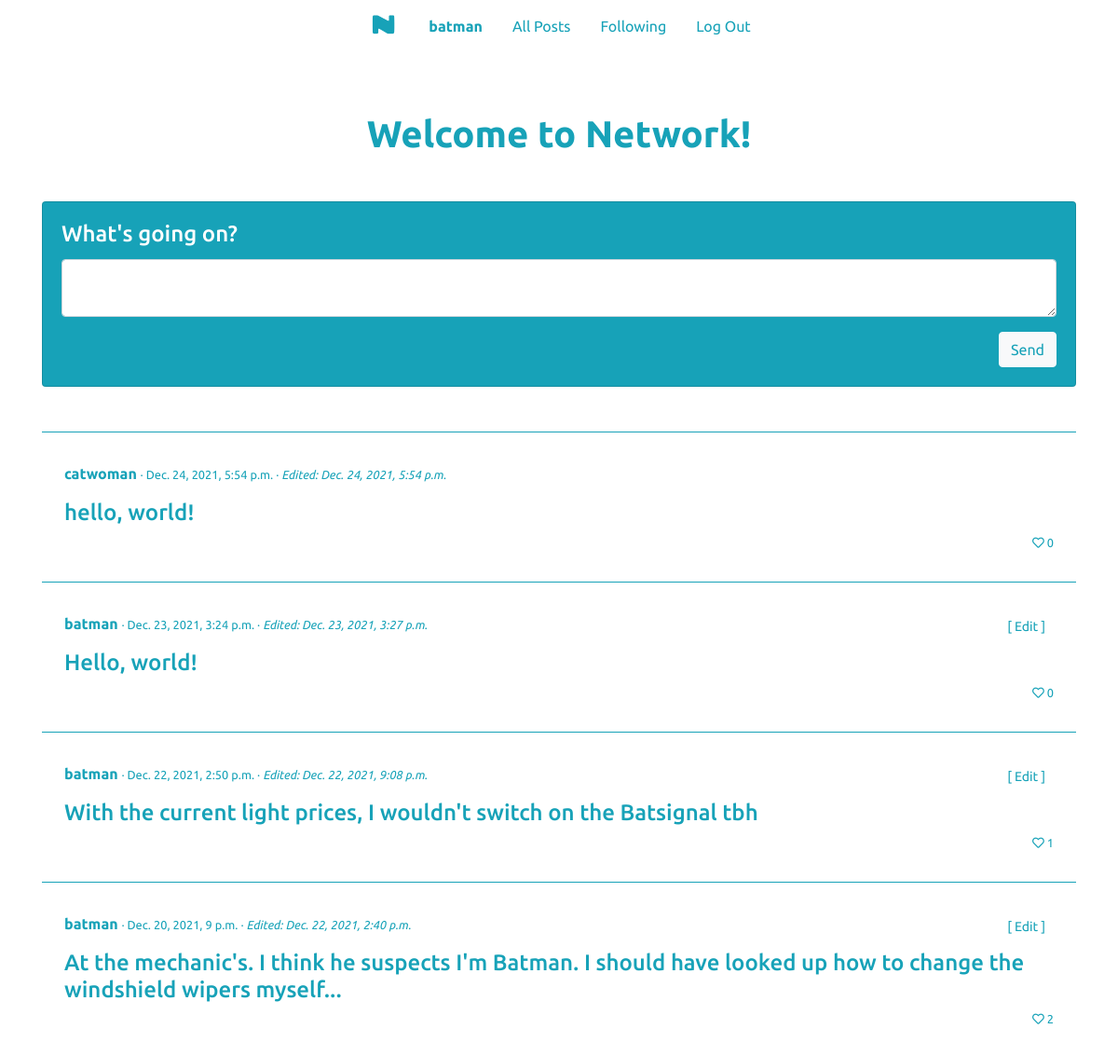
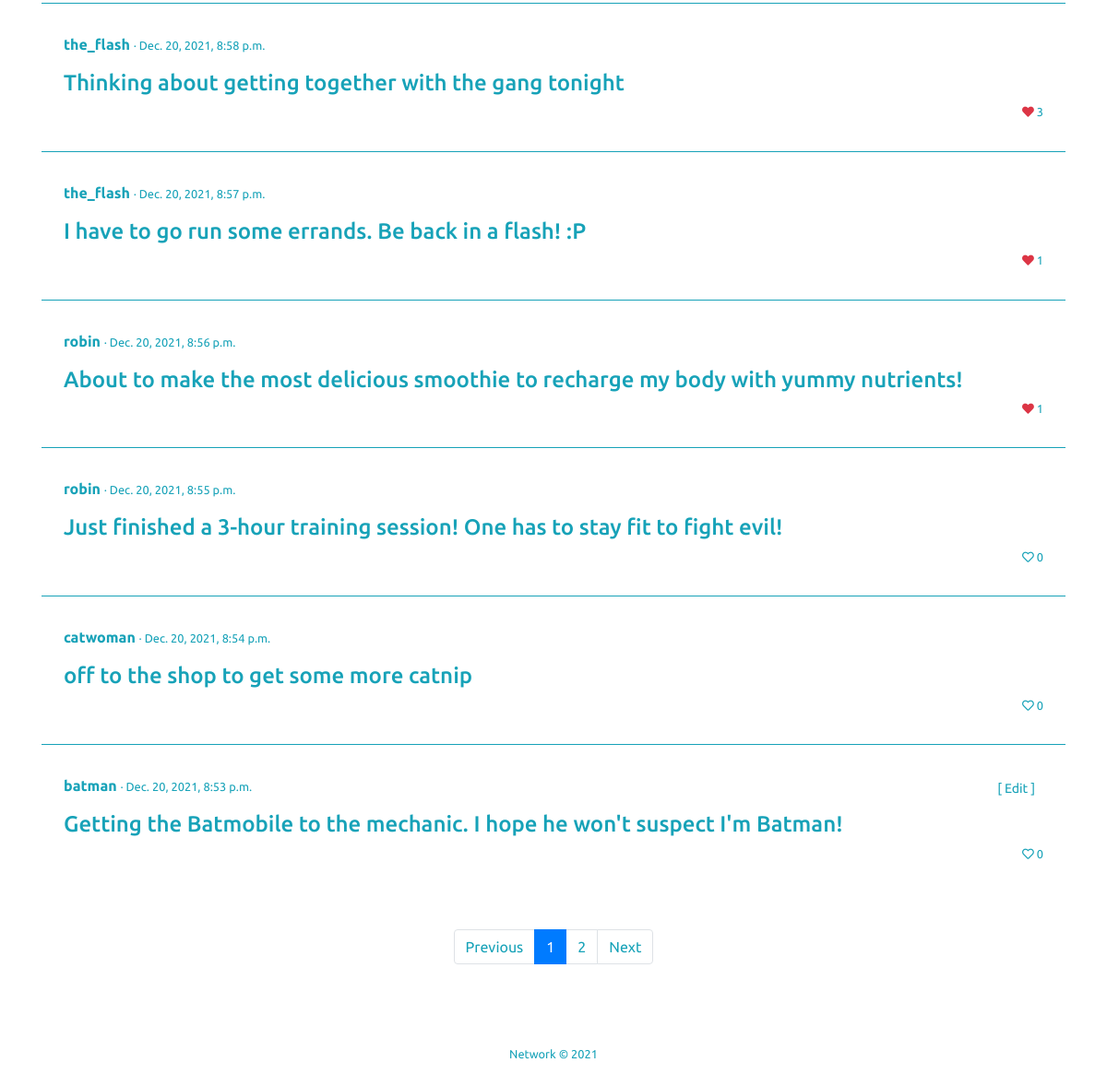
/network/allposts (signed in), run on the app's committed database (2 pictures, top to bottom).
### network/models.py (models this page shows, shortened)
class User(AbstractUser):
    pass

class Post(models.Model):
    text = models.TextField(max_length=300)
    author = models.ForeignKey("User", on_delete=models.PROTECT, related_name="post_author")
    timestamp = models.DateTimeField(auto_now_add=True)
    modified = models.DateTimeField(auto_now=True)
    liked = models.ManyToManyField("User", blank=True, related_name="likedby")

### network/views.py (the view)
# urls.py: path("network/allposts", views.allposts, name="allposts"),
def allposts(request):
    userinfo = False
    if request.user.is_authenticated:
        userinfo = User.objects.get(username=request.user)
    postslist = Post.objects.all().order_by("-timestamp")
    paginator = Paginator(postslist, 10) # Show 10 posts per page.
    page = request.GET.get('page', 1)
    try:
        posts = paginator.page(page)
    except PageNotAnInteger:
        posts = paginator.page(1)
    except EmptyPage:
        posts = paginator.page(paginator.num_pages)
    return render(request, "network/allposts.html", {
        "posts": posts,
        "user": userinfo
    })

### network/templates/network/allposts.html (shortened to what this page needs)
{% extends "network/layout.html" %}
{% load static %}
{% block body %}
    <div class="container mt-5 pt-3">
        <h1 class="text-info mb-5 text-center font-weight-bold">Welcome to Network!</h1>
        {% if user.is_authenticated %}
            <div class="card bg-info text-white mb-5">
                <div class="card-body">
                    <h4 class="card-title">What's going on?</h4>
                    <form id="new-message">
                        <textarea class="form-control" id="text"></textarea>
                        <input type="submit" value="Send" class="btn btn-light text-info mt-3 float-right"/>
                    </form>
                </div>
            </div>
        {% endif %}
        {% for post in posts %}
        <div class="border border-info border-bottom-0 border-left-0 border-right-0 text-info mb-2">
            <div class="mt-4 py-2 px-4">
                {% if user.is_authenticated and user == post.author %}
                <button data-postid="{{ post.id }}" class="btn btn-sm btn-link text-info edit float-right">[ Edit ]</button>
                {% endif %}
                <p>
                    <span><a href="{% url 'profile' post.author %}" class="viewprofile text-info font-weight-bold">{{ post.author }}</a></span>
                    {% if post.timestamp == post.modified %}
                        <span class="small"> · {{ post.timestamp }}</span>
                    {% else %}
                        <span class="small"> · {{ post.timestamp }} · <em>Edited: {{ post.modified }}</em></span>
                    {% endif %}
                </p>
                <h4 class="mt4 post-{{post.id }}">{{ post.text }}</h4>
                {% if user.is_authenticated %}
                    {% if user == post.author %}
                        <p class=" small text-right">
                            <i class='far fa-heart heart like-author no-drop'></i> {{ post.liked.all.count }}
                        </p>
                    {% else %}
                        {% if user in post.liked.all %}
                            <p class=" small text-right">
                                <i data-postid="{{ post.id }}" class='fas fa-heart text-danger heart heart-dislike'></i> {{ post.liked.all.count }}
                            </p>
                        {% else %}
                            <p class=" small text-right">
                                <i data-postid="{{ post.id }}" class='far fa-heart heart heart-like'></i> {{ post.liked.all.count }}
                            </p>
                        {% endif %}
                    {% endif %}
                {% else %}
                    <p class=" small text-right">
                        <i class='far fa-heart heart like-nonuser no-drop'></i> {{ post.liked.all.count }}
                    </p>
                {% endif %}
            </div>
        </div>
        {% endfor %}
        {% if posts.has_other_pages %}
        <ul class="pagination justify-content-center mt-5">
            {% if posts.has_previous %}
                <li class="page-item"><a href="?page={{ posts.previous_page_number }}" class="page-link text-info">Previous</a></li>
            {% else %}
                <li class="page-item disabled"><span class="page-link text-info">Previous</span></li>
            {% endif %}
            {% for i in posts.paginator.page_range %}
                {% if posts.number == i %}
                    <li class="page-item active activemine"><span class="page-link">{{ i }}</span></li>
                {% else %}
                    <li class="page-item"><a class="page-link text-info" href="?page={{ i }}">{{ i }}</a></li>
                {% endif %}
            {% endfor %}
            {% if posts.has_next %}
                <li class="page-item"><a href="?page={{ posts.next_page_number }}" class="page-link text-info">Next</a></li>
            {% else %}
                <li class="page-item disabled"><span class="page-link text-info">Next</span></li>
            {% endif %}
        </ul>
        {% endif %}
    </div>
{% endblock %}

### network/templates/network/layout.html (shortened to what this page needs)
{% load static %}
<!DOCTYPE html>
<html lang="en">
    <head>
        <link rel="stylesheet" href="https://stackpath.bootstrapcdn.com/bootstrap/4.4.1/css/bootstrap.min.css">
        <link href="{% static 'network/styles.css' %}" rel="stylesheet">
        <link rel="stylesheet" href="https://use.fontawesome.com/releases/v5.7.0/css/all.css">
    </head>
    <body class="d-flex flex-column min-vh-100">
        <nav class="navbar navbar-expand-lg bg-white justify-content-center">
            <div>
              <ul class="navbar-nav mr-auto">
                <li class="nav-item"><a class="nav-link text-info" href="{% url 'index' %}"><img src="{% static 'network/logo-nobg-xs.png' %}" class="logonav"></a></li>
                {% if user.is_authenticated %}
                    <li class="nav-item">
                        <a class="nav-link text-info px-3" href="{% url 'profile' user.username %}"><strong>{{ user.username }}</strong></a>
                    </li>
                {% endif %}
                <li class="nav-item">
                    <a class="nav-link text-info px-3" href="{% url 'allposts' %}">All Posts</a>
                </li>
                {% if user.is_authenticated %}
                    <li class="nav-item">
                        <a class="nav-link text-info px-3" href="{% url 'following' %}">Following</a>
                    </li>
                    <li class="nav-item">
                        <a class="nav-link text-info px-3" href="{% url 'logout' %}">Log Out</a>
                    </li>
                {% endif %}
              </ul>
            </div>
        </nav>
        <div class="body mb-5">
            {% block body %}
            {% endblock %}
        </div>
        <footer class="text-info text-center small mt-auto pt-4">Network &#169; 2021</footer>
    </body>
</html>

### network/static/network/styles.css (style rules this page uses)
:root { --blueinfo: #17a2b8; --blueinfohover: #138496; }
body { font-family: 'Ubuntu', sans-serif; }
textarea { color: var(--blueinfo) !important; }
footer { height: 100px; color: rgba(255,255,255,.5); }
.logonav { display: block; margin-left: auto; margin-right: auto; width: 50%; }
.activemine { background-color: var(--blueinfo) !important; color: white !important; }

### data on the page
User: username "batman"
Post: author "catwoman", timestamp "Dec. 24, 2021, 5:54 p.m.", modified "Dec. 24, 2021, 5:54 p.m.", text "hello, world!", liked.all.count "0"
Post: author "batman", timestamp "Dec. 23, 2021, 3:24 p.m.", modified "Dec. 23, 2021, 3:27 p.m.", text "Hello, world!", liked.all.count "0"
Post: author "batman", timestamp "Dec. 22, 2021, 2:50 p.m.", modified "Dec. 22, 2021, 9:08 p.m.", text "With the current light prices, I wouldn't switch on the Batsignal tbh", liked.all.count "1"
Post: author "batman", timestamp "Dec. 20, 2021, 9 p.m.", modified "Dec. 22, 2021, 2:40 p.m.", text "At the mechanic's. I think he suspects I'm Batman. I should have looked up how to change the windshield wipers myself...", liked.all.count "2"
Post: author "the_flash", timestamp "Dec. 20, 2021, 8:58 p.m.", text "Thinking about getting together with the gang tonight", liked.all.count "3"
Post: author "the_flash", timestamp "Dec. 20, 2021, 8:57 p.m.", text "I have to go run some errands. Be back in a flash! :P", liked.all.count "1"
Post: author "robin", timestamp "Dec. 20, 2021, 8:56 p.m.", text "About to make the most delicious smoothie to recharge my body with yummy nutrients!", liked.all.count "1"
Post: author "robin", timestamp "Dec. 20, 2021, 8:55 p.m.", text "Just finished a 3-hour training session! One has to stay fit to fight evil!", liked.all.count "0"
Post: author "catwoman", timestamp "Dec. 20, 2021, 8:54 p.m.", text "off to the shop to get some more catnip", liked.all.count "0"
Post: author "batman", timestamp "Dec. 20, 2021, 8:53 p.m.", text "Getting the Batmobile to the mechanic. I hope he won't suspect I'm Batman!", liked.all.count "0"

### other printed values
{{ i }} "1"
{{ i }} "2"
